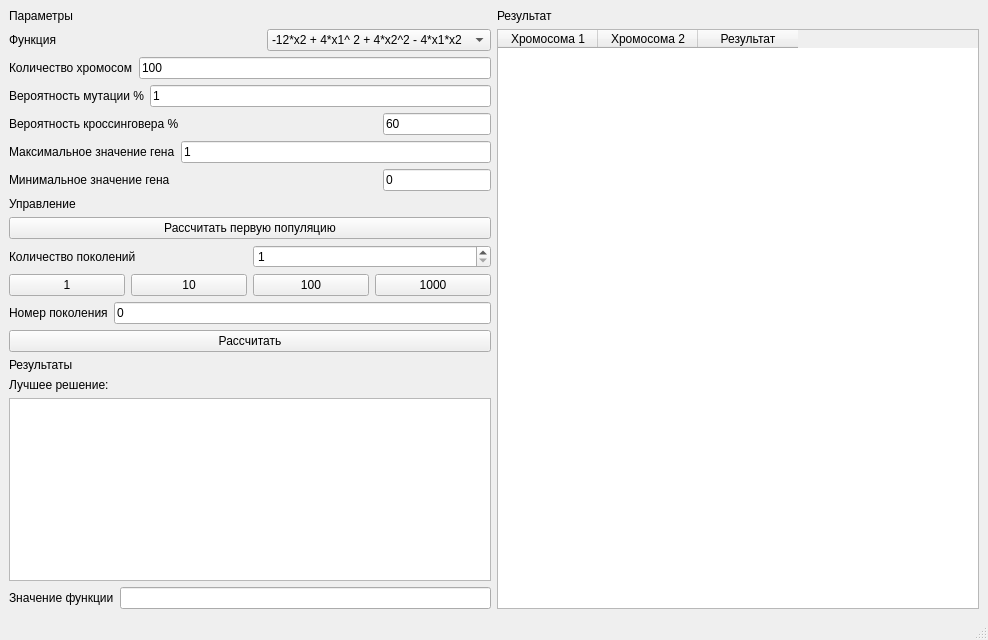
<?xml version="1.0" encoding="UTF-8"?>
<ui version="4.0">
 <class>MainWindow</class>
 <widget class="QMainWindow" name="MainWindow">
  <property name="geometry">
   <rect>
    <x>0</x>
    <y>0</y>
    <width>988</width>
    <height>640</height>
   </rect>
  </property>
  <property name="windowTitle">
   <string>MainWindow</string>
  </property>
  <widget class="QWidget" name="centralwidget">
   <layout class="QHBoxLayout" name="horizontalLayout_11">
    <item>
     <layout class="QVBoxLayout" name="verticalLayout_4">
      <item>
       <layout class="QVBoxLayout" name="verticalLayout">
        <item>
         <widget class="QLabel" name="label">
          <property name="text">
           <string>Параметры</string>
          </property>
         </widget>
        </item>
        <item>
         <layout class="QHBoxLayout" name="horizontalLayout_2">
          <item>
           <widget class="QLabel" name="label_4">
            <property name="text">
             <string>Функция</string>
            </property>
           </widget>
          </item>
          <item alignment="Qt::AlignRight">
           <widget class="QComboBox" name="functions_box">
            <item>
             <property name="text">
              <string>-12*x2 + 4*x1^ 2 + 4*x2^2 - 4*x1*x2</string>
             </property>
            </item>
           </widget>
          </item>
         </layout>
        </item>
        <item>
         <layout class="QHBoxLayout" name="horizontalLayout">
          <item>
           <widget class="QLabel" name="label_2">
            <property name="text">
             <string>Количество хромосом</string>
            </property>
           </widget>
          </item>
          <item>
           <widget class="QLineEdit" name="amount_of_chromosomes">
            <property name="text">
             <string>100</string>
            </property>
           </widget>
          </item>
         </layout>
        </item>
        <item>
         <layout class="QHBoxLayout" name="horizontalLayout_6">
          <item>
           <widget class="QLabel" name="label_5">
            <property name="text">
             <string>Вероятность мутации %</string>
            </property>
           </widget>
          </item>
          <item>
           <widget class="QLineEdit" name="mutation_chance">
            <property name="text">
             <string>1</string>
            </property>
           </widget>
          </item>
         </layout>
        </item>
        <item>
         <layout class="QHBoxLayout" name="horizontalLayout_4">
          <item>
           <widget class="QLabel" name="label_3">
            <property name="text">
             <string>Вероятность кроссинговера %</string>
            </property>
           </widget>
          </item>
          <item alignment="Qt::AlignRight">
           <widget class="QLineEdit" name="crossover_chance">
            <property name="text">
             <string>60</string>
            </property>
           </widget>
          </item>
         </layout>
        </item>
        <item>
         <layout class="QHBoxLayout" name="horizontalLayout_5">
          <item>
           <widget class="QLabel" name="label_7">
            <property name="text">
             <string>Максимальное значение гена</string>
            </property>
           </widget>
          </item>
          <item>
           <widget class="QLineEdit" name="max_gen_value">
            <property name="text">
             <string>1</string>
            </property>
           </widget>
          </item>
         </layout>
        </item>
        <item>
         <layout class="QHBoxLayout" name="horizontalLayout_3">
          <item>
           <widget class="QLabel" name="label_6">
            <property name="text">
             <string>Минимальное значение гена</string>
            </property>
           </widget>
          </item>
          <item alignment="Qt::AlignRight">
           <widget class="QLineEdit" name="min_gen_value">
            <property name="text">
             <string>0</string>
            </property>
            <property name="maxLength">
             <number>32774</number>
            </property>
            <property name="readOnly">
             <bool>true</bool>
            </property>
           </widget>
          </item>
         </layout>
        </item>
       </layout>
      </item>
      <item>
       <layout class="QVBoxLayout" name="verticalLayout_2">
        <item>
         <widget class="QLabel" name="label_9">
          <property name="text">
           <string>Управление</string>
          </property>
         </widget>
        </item>
        <item>
         <widget class="QPushButton" name="initial_population_button">
          <property name="text">
           <string>Рассчитать первую популяцию</string>
          </property>
         </widget>
        </item>
        <item>
         <layout class="QHBoxLayout" name="horizontalLayout_8">
          <item>
           <widget class="QLabel" name="label_10">
            <property name="text">
             <string>Количество поколений</string>
            </property>
           </widget>
          </item>
          <item>
           <widget class="QSpinBox" name="amount_of_generations">
            <property name="alignment">
             <set>Qt::AlignLeading|Qt::AlignLeft|Qt::AlignVCenter</set>
            </property>
            <property name="minimum">
             <number>1</number>
            </property>
            <property name="maximum">
             <number>1000</number>
            </property>
           </widget>
          </item>
         </layout>
        </item>
        <item>
         <layout class="QHBoxLayout" name="horizontalLayout_7">
          <item>
           <widget class="QPushButton" name="plusone_generation">
            <property name="text">
             <string>1</string>
            </property>
           </widget>
          </item>
          <item>
           <widget class="QPushButton" name="plusten_generation">
            <property name="text">
             <string>10</string>
            </property>
           </widget>
          </item>
          <item>
           <widget class="QPushButton" name="plushundred_generation">
            <property name="text">
             <string>100</string>
            </property>
           </widget>
          </item>
          <item>
           <widget class="QPushButton" name="plusthousand_generation">
            <property name="text">
             <string>1000</string>
            </property>
           </widget>
          </item>
         </layout>
        </item>
        <item>
         <layout class="QHBoxLayout" name="horizontalLayout_9">
          <item>
           <widget class="QLabel" name="label_8">
            <property name="text">
             <string>Номер поколения</string>
            </property>
           </widget>
          </item>
          <item>
           <widget class="QLineEdit" name="previous_generations">
            <property name="text">
             <string>0</string>
            </property>
            <property name="readOnly">
             <bool>true</bool>
            </property>
           </widget>
          </item>
         </layout>
        </item>
        <item>
         <widget class="QPushButton" name="calculate_generation">
          <property name="text">
           <string>Рассчитать</string>
          </property>
         </widget>
        </item>
       </layout>
      </item>
      <item>
       <layout class="QVBoxLayout" name="verticalLayout_3">
        <item>
         <widget class="QLabel" name="label_11">
          <property name="text">
           <string>Результаты</string>
          </property>
         </widget>
        </item>
        <item>
         <widget class="QLabel" name="label_13">
          <property name="text">
           <string>Лучшее решение:</string>
          </property>
         </widget>
        </item>
        <item>
         <widget class="QTextEdit" name="Best_solution">
          <property name="readOnly">
           <bool>true</bool>
          </property>
         </widget>
        </item>
        <item>
         <layout class="QHBoxLayout" name="horizontalLayout_10">
          <item>
           <widget class="QLabel" name="label_12">
            <property name="text">
             <string>Значение функции</string>
            </property>
           </widget>
          </item>
          <item>
           <widget class="QLineEdit" name="function_value">
            <property name="readOnly">
             <bool>true</bool>
            </property>
           </widget>
          </item>
         </layout>
        </item>
       </layout>
      </item>
     </layout>
    </item>
    <item>
     <layout class="QVBoxLayout" name="verticalLayout_5">
      <item>
       <widget class="QLabel" name="label_14">
        <property name="text">
         <string>Результат</string>
        </property>
       </widget>
      </item>
      <item>
       <widget class="QTableWidget" name="generation_table">
        <column>
         <property name="text">
          <string>Хромосома 1</string>
         </property>
        </column>
        <column>
         <property name="text">
          <string>Хромосома 2</string>
         </property>
        </column>
        <column>
         <property name="text">
          <string>Результат</string>
         </property>
        </column>
       </widget>
      </item>
     </layout>
    </item>
   </layout>
  </widget>
  <widget class="QStatusBar" name="statusbar"/>
 </widget>
 <resources/>
 <connections/>
</ui>
